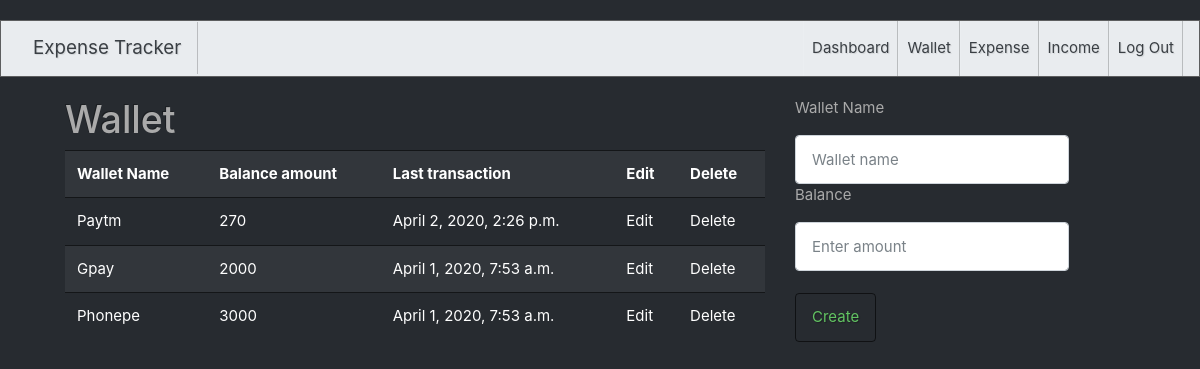
The page /wallet/ (signed in) on the database its author committed.
### tracker/models.py (models this page shows)
class Wallet(models.Model):
    name=models.CharField(max_length=100)
    balance=models.IntegerField()
    last_transaction=models.DateTimeField(auto_now=True)
    user=models.ForeignKey(User,on_delete=models.CASCADE,null=True,blank=True)

### tracker/views.py (the view)
# urls.py: path('wallet/',get_all_wallet),
def get_all_wallet(request):
    user=request.user
    all_wallet=Wallet.objects.filter(user=user)
    return render(request,"wallet.html",{"wallet":all_wallet})

### tracker/templates/wallet.html (shortened to what this page needs)
{% extends 'bootswatch.html' %}
{% block body %}
<div class="container" style="display: flex; ">
    <div style="margin-right: 30px;">
        <h1>Wallet</h1>
       <table class="table table-striped" style="width: 700px;">
           <tr>
               <th>Wallet Name</th>
               <th>Balance amount</th>
               <th>Last transaction</th>
               <th>Edit</th>
               <th>Delete</th>
           </tr>
       {% for wal in wallet %}
           <tr>
               <td>{{wal.name}}</td>
               <td>{{wal.balance}}</td>
               <td>{{wal.last_transaction}}</td>
               <td><a href="/edit_wallet/{{wal.id}}/">Edit</a></td>
               <td><a href="/delete_wallet/{{wal.id}}/">Delete</a></td>
           </tr>
       {% endfor %}
      </table>
    </div>
    <div style="max-width: 300px;">
        <form action="/create_wallet/" method="post" class="form-group">
         <p>Wallet Name</p>
         <input type="text" name="wallet_name" placeholder="Wallet name" class="form-control">
         <p>Balance</p>
         <input type="number" name="wallet_balance" placeholder="Enter amount" class="form-control" >
         <br>
         <button type="submit" class="btn btn-outline-success">Create</button>
         </form>
    </div>
   </div>
{% endblock %}

### rows shown on the page
Wallet: name "Paytm", balance "270", last_transaction "April 2, 2020, 2:26 p.m."
Wallet: name "Gpay", balance "2000", last_transaction "April 1, 2020, 7:53 a.m."
Wallet: name "Phonepe", balance "3000", last_transaction "April 1, 2020, 7:53 a.m."
